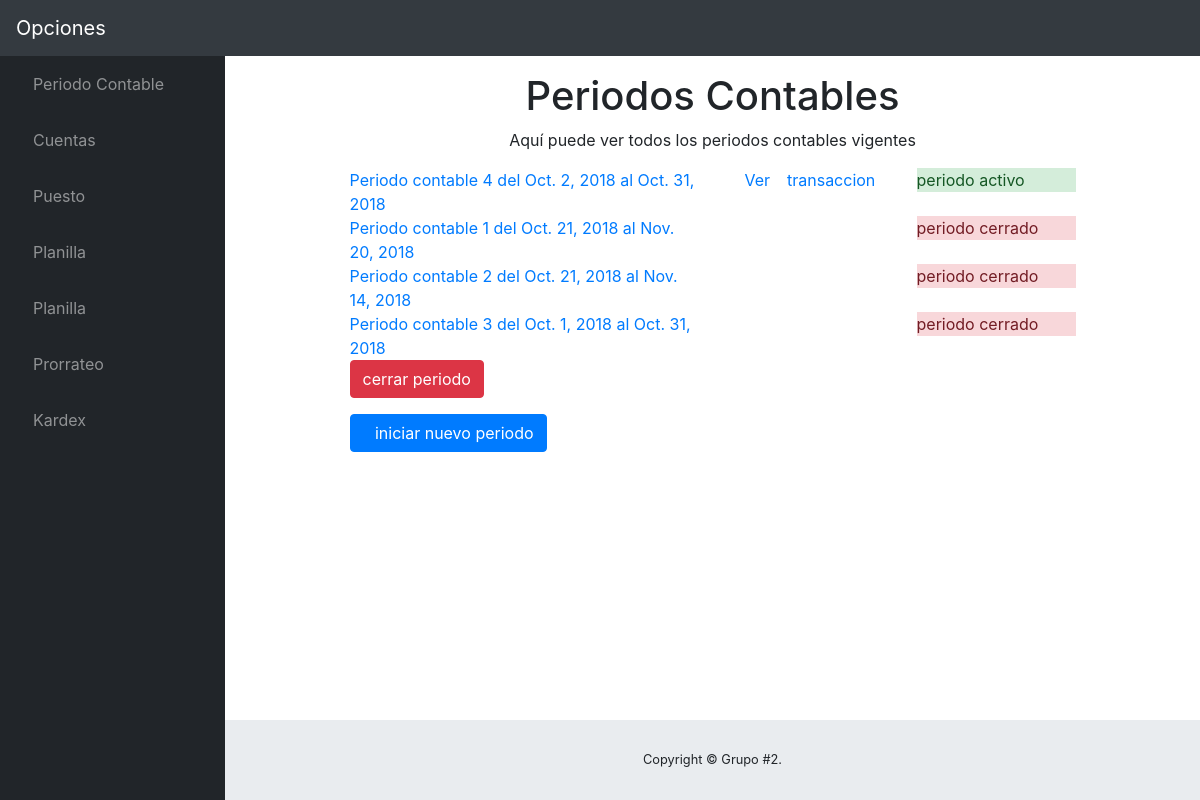
/nuevoPeriodo/, run on the app's committed database.
### contable/models.py (models this page shows)
class PeriodoContable(models.Model):
	fecha_inicio = models.DateField()
	fecha_final = models.DateField()
	usr_aperturo = models.CharField(max_length=20, blank=False)
	usr_cerro = models.CharField(max_length=20, blank=True)
	activo = models.BooleanField(default=True)

### contable/views.py (the view)
# urls.py: url(r'^nuevoPeriodo/', nuevoPeriodo,name="nuevoPeriodo"),
def nuevoPeriodo(request):
	template=loader.get_template('Main/nuevoPeriodo.html')
	periodo = PeriodoContable.objects.all().order_by('-activo')
	mensaje=''
	if request.method=='POST':
		action = request.POST.get('action',None)
		i=1
		if action =='nuevo':
			if i > 0 :
				i=len(periodo)
				periodoanterior = periodo.get(pk=i)
				if periodoanterior.activo :
					mensaje ='Debe cerrar el periodo anterior para iniciar este'
					context={
					'periodo':periodo,
					'mensaje':mensaje,
					}
					return HttpResponse(template.render(context , request))
			fi = request.POST.get('fecha_inicio',None)
			ff = request.POST.get('fecha_final',None)
			us = request.POST.get('usuario',None)
			usf = 'desconocido'
			periodo1 = PeriodoContable()
			periodo1.fecha_inicio = fi
			periodo1.fecha_final =ff
			periodo1.usr_aperturo = us
			periodo1.usr_cerro =usf
			periodo1.save()
			if periodo1.fecha_inicio == periodo1.fecha_final :
				mensaje='no puede ingresar la misma fecha inicial y final, pero por ser pruebas admito lo que sea XD por ahorita, enrealidad solo pedira la fecha de inicio y a esta se le sumara un mes'
			periodo = PeriodoContable.objects.all()
			context={
				'periodo':periodo,
				'mensaje':mensaje,
			}
			return HttpResponse(template.render(context , request))
		elif action=='cerrar' :
			if i>0 :
				i=len(periodo)
				periodocerrar = periodo.get(pk=i)
				periodocerrar.activo=False
				periodocerrar.save()
				periodo = PeriodoContable.objects.all()
				context={
					'periodo':periodo,
					'mensaje':mensaje,
				}
				return HttpResponse(template.render(context , request))
	context={
		'periodo':periodo,
		'mensaje':mensaje,
	}
	return HttpResponse(template.render(context , request))

### contable/templates/Main/nuevoPeriodo.html (shortened to what this page needs)
{% extends "Base/base.html" %}
{% block Contenido %}
<section class="container" style="width:80%">
	<h1 class="text-center">Periodos Contables</h1>
    <p class="text-center">Aquí puede ver todos los periodos contables vigentes</p>
	{% for p in periodo %}
        <div class="row">
            <div class="col-sm-6">
                <a href="{% url 'contable:estados' p.id %}" class="estilo">Periodo contable {{p.id}} del {{p.fecha_inicio}} al {{p.fecha_final}} </a>
            </div>
            {% if p.activo %}
                <div class="col-sm-3">
                    <a href="{% url 'contable:estados' p.id %}"><i class="fas fa-eye"></i> Ver</a>
                    <a href="{% url 'contable:reg_transaccion' p.id %}"><i class="fas fa-address-card"></i>transaccion</a>
                </div>
                <div class="col-sm-3">
                    <div class="alert-success">periodo activo</div>
                </div>
            {% else %}
                <div class="col-sm-3">
                </div>
                <div class="col-sm-3">
                    <div class="alert-danger">periodo cerrado</div>
                </div>
            {% endif %}
        </div>
	{% endfor %}
	<form method="POST">
		<p><input type="submit" name="cerrar" id="cerrar" value="cerrar periodo" class="btn btn-danger"></p>
	</form>
    <p><a href="" class="btn btn-primary" data-toggle="modal" data-target="#modalNewPeriodo"><i class="fas fa-plus"></i>iniciar nuevo periodo</a></p>
</section>
{% endblock Contenido %}

### contable/static/css/sb-admin.css (style rules this page uses)
html { position: relative; min-height: 100%; }
body { height: 100%; }
:root { --input-padding-x: 0.75rem; --input-padding-y: 0.75rem; }

### data on the page
PeriodoContable: id "4", fecha_inicio "Oct. 2, 2018", fecha_final "Oct. 31, 2018", activo True (drawn)
PeriodoContable: id "1", fecha_inicio "Oct. 21, 2018", fecha_final "Nov. 20, 2018", activo "periodo cerrado"
PeriodoContable: id "2", fecha_inicio "Oct. 21, 2018", fecha_final "Nov. 14, 2018", activo "periodo cerrado"
PeriodoContable: id "3", fecha_inicio "Oct. 1, 2018", fecha_final "Oct. 31, 2018", activo "periodo cerrado"
